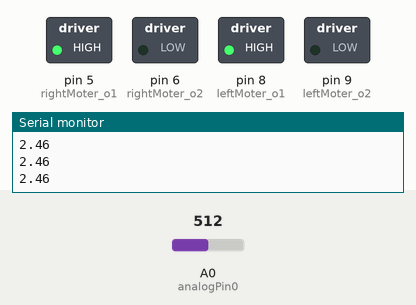
Bench run of a sketch on a simulated Arduino Uno, built with avr-gcc and run on an emulated ATmega328P. On the bench: switched loads named in the sketch (green lamp = pin HIGH), the last lines printed to the serial monitor. The test bench sets the inputs (shaded band); at power-on: A0 (analogPin0) = 512.

Above: at 1.2 s.
1.3 s: A0 (analogPin0) set to 225
2.8 s: A0 (analogPin0) set to 192
At 4.1 s:
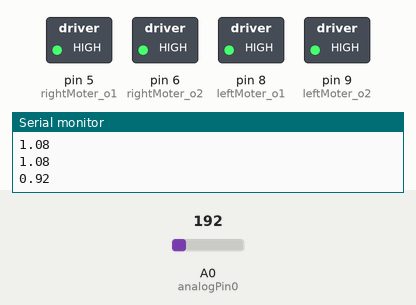
Timing chart, 0 to 5.8 s (numbered marks = the images above; inputs shaded):
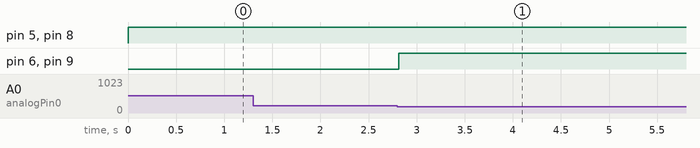

The sketch:

kadai2.ino
```cpp
int rightMoter_o1 = 5;
int rightMoter_o2 = 6;
int leftMoter_o1 = 8;
int leftMoter_o2 = 9;

int analogPin0 = 0;
int analogPin1 = 1;
double val = 0;
double bias = 0.0048;

void setup() {
  // put your setup code here, to run once:
  pinMode(rightMoter_o1,OUTPUT);
  pinMode(rightMoter_o2,OUTPUT);
  pinMode(leftMoter_o1,OUTPUT);
  pinMode(leftMoter_o2,OUTPUT);

  Serial.begin(9600);
}

void loop() {
  val = double(analogRead(analogPin0)*bias);
  Serial.println(val);
  if(val < 1) {
    motorMove(0);
    delay(1000000);
  } else {
    motorMove(1);
  }
  delay(100);
  // put your main code here, to run repeatedly:

}

void motorMove(int Switch){
  switch (Switch) {
    case 0:
      digitalWrite(rightMoter_o1, HIGH);
      digitalWrite(rightMoter_o2, HIGH);
      digitalWrite(leftMoter_o1, HIGH);
      digitalWrite(leftMoter_o2, HIGH);
      break;
    case 1:
      digitalWrite(rightMoter_o1, HIGH);
      digitalWrite(rightMoter_o2, LOW);
      digitalWrite(leftMoter_o1, HIGH);
      digitalWrite(leftMoter_o2, LOW);
      break;
  }
}
```

Measured:
- the behaviour switches between 209 and 208 on A0 (analogPin0) (found by bisection; images 0 and 1)
- after the input at 2.8 s, pin 6 (rightMoter_o2), pin 9 (leftMoter_o2): LOW → HIGH at once
